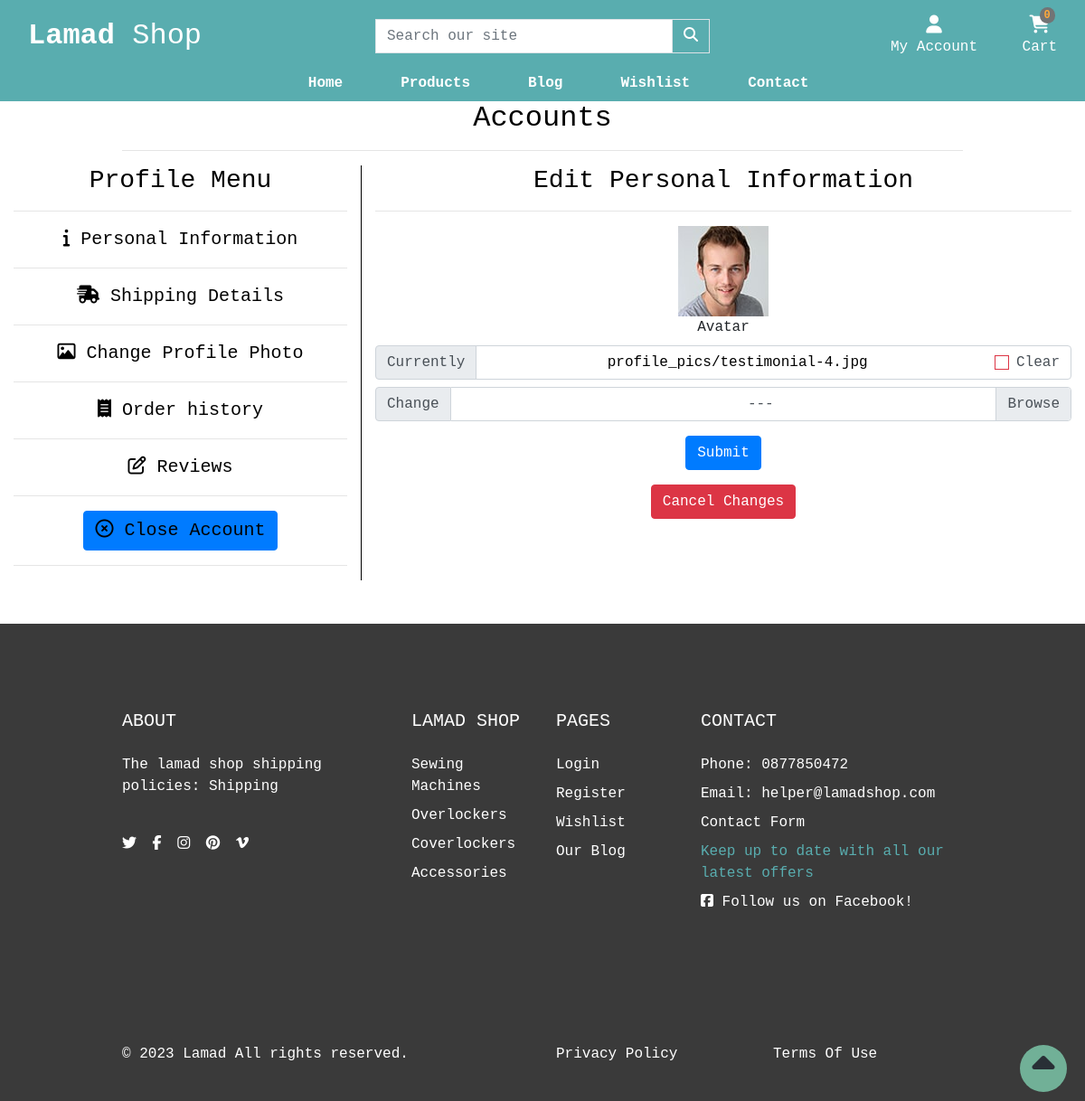
Screenshot of /account/edit_image/4/ (signed in) with the database file from the repository.
### account/models.py (models this page shows, shortened)
class Profile(models.Model):
    user = models.OneToOneField(settings.AUTH_USER_MODEL,
                                on_delete=models.CASCADE)
    street_address1 = models.CharField(blank=True, max_length=100, null=True)
    street_address2 = models.CharField(blank=True, default=00, max_length=100)
    town_or_city = models.CharField(blank=True, max_length=30)
    county = models.CharField(blank=True, default=00, max_length=30, null=True)
    postcode = models.CharField(blank=True, max_length=30)
    country = CountryField(blank=True, max_length=30)
    avatar = models.ImageField(blank=True, upload_to='profile_pics/')

### shop/models.py (models this page shows, shortened)
class Category(models.Model):
    name = models.CharField(max_length=100)
    slug = models.SlugField(max_length=100, unique=True)
    friendly_name = models.CharField(max_length=100, null=True, blank=True)
    description = models.TextField(max_length=250, blank=True)
    class Meta:
        verbose_name = 'category'
        verbose_name_plural = 'Categories'
    def get_absolute_url(self):
        return reverse('shop:products_by_category', args=[self.slug])

### account/views.py (the view, shortened to what this page needs)
# urls.py: path('edit_image/<user_id>/', edit_image, name='edit_image'),
@login_required
def edit_image(request, user_id):
    user = get_object_or_404(CustomUser, id=user_id)
    userprofile = get_object_or_404(Profile, user=user)
    user = get_object_or_404(CustomUser, id=user_id)
    form = ImageForm(instance=userprofile)
    context = {
        'form': form,
        'userprofile': userprofile
    }
    template = 'account/edit_image.html'
    return render(request, template, context)

### account/forms.py
class ImageForm(ModelForm):
    def __init__(self, *args, **kwargs):
        super().__init__(*args, **kwargs)
        self.helper = FormHelper(self)
        self.helper.add_input(Submit('submit', 'Submit'))
    class Meta:
        model = Profile
        fields = ['avatar']

### cart/contexts.py (called while the page is built, shortened)
def cart_contents(request):
    cart_items = []
    total = 0
    product_count = 0
    cart = request.session.get('cart', {})
    if total < settings.FREE_DELIVERY_THRESHOLD:
        delivery = total * Decimal(settings.STANDARD_DELIVERY_PERCENTAGE / 100)
        free_delivery_delta = settings.FREE_DELIVERY_THRESHOLD - total
    else:
        delivery = 0
        free_delivery_delta = 0
    grand_total = delivery + total
    context = {
        'cart_items': cart_items,
        'total': total,
        'product_count': product_count,
        'delivery': delivery,
        'free_delivery_delta': free_delivery_delta,
        'free_delivery_threshold': settings.FREE_DELIVERY_THRESHOLD,
        'grand_total': grand_total,
    }
    return context

### shop/contexts.py (called while the page is built)
def nav_menu(request):
    menu = Category.objects.all()
    return dict(menu=menu)

### account/templates/account/edit_image.html (shortened to what this page needs)
{% extends "base.html" %}
{% load static %}
{% load crispy_forms_tags %}
{% block extra_css %}
    <link rel="stylesheet" href="{% static 'css/profile.css' %}">
{% endblock %}
{% block page_header %}
    <div class="container header-container">
        <div class="row">
            <div class="col text-center">
                <h2 class="text-black">Accounts</h2>
                <hr>
            </div>
        </div>
    </div>
{% endblock %}
{% block content %}
    <div class="container-fluid profile-container justify-content-space-around">
        <div class="row text-center mb-5">
            <div class="col-xs-12 col-md-4 profile-menu-items">
                <h3 class="text-black">Profile Menu</h3>
                <hr>
                <ul class="profile-menu-list">
                    <li><a href="{% url 'account:profile' %}" class="menu-item active"><i class="fa-solid fa-info"></i> Personal Information</a></li><hr>
                    <li><a href="{% url 'account:shipping_details' %}" class="menu-item"><i class="fa-solid fa-truck-fast"></i> Shipping Details</a></li><hr>
                    <li><a href="{% url 'account:edit_image' user.id %}" class="menu-item"><i class="fa-regular fa-image"></i></i> Change Profile Photo</a></li><hr>
                    <li><a href="{% url 'account:order_history' %}" class="menu-item"><i class="fa-solid fa-receipt"></i> Order history</a></li><hr>
                    <li><a href="{% url 'account:reviews' %}" class="menu-item"><i class="far fa-edit"></i> Reviews</a></li><hr>
                    <li><a href="#" class="menu-item btn btn-primary" data-toggle="modal" data-target="#myCenteredModal"><i class="fa-regular fa-circle-xmark"></i> Close Account</a></li><hr>
                </ul>
            </div>
            <div class="col-xs-12 col-md-8 profile-options-items">
                <h3 class="text-black">Edit Personal Information</h3>
                <hr>
                {% if userprofile.avatar %}
                    <img src="{{ userprofile.avatar.url }}" height="100px">
                {% else %}
                    <img src="{% static 'images/userimage.png' %}" height="100px">
                {% endif %}
                <form method="POST" class="userinfo-form" id="profile_picture" value="profile_picture"  enctype="multipart/form-data">
                    {% crispy form %}
                    <a href="{% url 'account:profile' %}" class="btn btn-danger">Cancel Changes</a>
                </form>
            </div>
        </div>
    </div>
{% endblock %}

### templates/base.html (shortened to what this page needs)
{% load static %}
<!doctype html>
<html lang="en">
  <head>
    {% block corecss %}
    <link rel="stylesheet" href="https://cdn.jsdelivr.net/npm/bootstrap@4.6.2/dist/css/bootstrap.min.css">
    <link rel="stylesheet" href="https://cdn.jsdelivr.net/npm/bootstrap-icons@1.10.3/font/bootstrap-icons.css">
    <link href="{% static 'css/base.css' %}" rel="stylesheet">
    {% endblock %}
    {% block extra_css %}{% endblock %}
  </head>
  <body>
    <header class="container-fluid">
        <div id="topnav" class="row nav-bg-color pt-lg-2 d-none d-lg-flex">
            <div class="col-12 col-lg-4 my-auto py-1 py-lg-0 text-center text-lg-left">
                <a href="{% url 'home:home' %}" class="nav-link main-logo-link">
                  <h2 class="logo-font text-white my-0"><strong>Lamad</strong> Shop</h2>
                </a>
            </div>
            <div class="col-12 col-lg-4 my-auto py-1 py-lg-0">
                <form method="GET" action="{% url 'shop:products' %}">
                    <div class="input-group w-100">
                        <input class="form-control border border-black rounded-0" type="text" name="q" placeholder="Search our site">
                        <div class="input-group-append">
                            <button class="form-control btn nav-bg-color border border-black rounded-0" type="submit" aria-label="Search our products">
                                <span class="icon">
                                    <i class="fas fa-search"></i>
                                </span>
                            </button>
                        </div>
                    </div>
                </form>
            </div>
            <div class="col-12 col-lg-4 my-auto py-1 py-lg-0">
                <ul class="list-inline list-unstyled text-center text-lg-right my-0">
                    <li class="list-inline-item dropdown">
                        <a class="text-sly nav-link" href="#" id="dt-user-options" data-toggle="dropdown" aria-haspopup="true" aria-expanded="false">
                            <div class="text-center">
                                {% if request.user.is_authenticated %}
                                    <div><i class="fas fa-user fa-lg"></i></div>
                                    <p class="my-0 text-white">My Account</p>
                                {% else %}
                                    <div><i class="fas fa-user fa-lg"></i></div>
                                    <p class="my-0 text-white">Login / Sign Up</p>
                                {% endif %}
                            </div>
                        </a>
                    </li>
                    <li class="list-inline-item">
                        <a class="{% if grand_total %}text-info font-weight-bold{% else %}text-white{% endif %} nav-link" href="{% url 'cart:cart' %}">
                            <div class="text-center">
                                <div><span class="position-absolute top-0 left-100 translate-middle badge rounded-pill bg-light my-button">{{ request.session.cart.keys | length }}</span></div>
                                <div><i class="fa-solid fa-cart-shopping fa-lg"></i></div>
                                <p class="my-0 cart-amount">
                                    {% if grand_total %}
                                        ${{ grand_total|floatformat:2 }}
                                    {% else %}
                                        Cart
                                    {% endif %}
                                </p>
                            </div>
                        </a>
                    </li>
                </ul>
            </div>
        </div>
        <div class="row second-nav">
            <nav class="navbar navbar-expand-lg navbar-dark text-sly w-100">
                    {% include 'includes/mobile-top-header.html' %}
                    {% include 'includes/main-nav.html' %}
            </nav>
        </div>
    </header>
    {% block page_header %}
    {% endblock %}
    {% block content %}
    {% endblock %}
    <a href="#" id="to-top" aria-label="move to top of page">
      <span class="move_to_top">
        <i class="fas fa-caret-up"></i>
      </span>
    </a>
     <footer class="footer" style="background: #3a3a3a">
        <div class="py-5">
          <div class="container py-5">
            <div class="row gx-5 gy-4">
              <div class="col-lg-4">
                 <h5 class="text-white text-uppercase mb-4">ABOUT</h5>
                 <p class="text-white">The lamad shop shipping policies: <a href="{% url 'contact:shipping' %}" class='text-white'>Shipping</a></p>
                 <br>
                <ul class="list-inline mb-0">
                  <li class="list-inline-item me-3"><a class="reset-anchor" href="https://twitter.com" target="_blank" rel="noopener" aria-label="Visit our twitter page(opens on a new tab)"><i class="fab fa-twitter"></i></a></li>
                  <li class="list-inline-item me-3"><a class="reset-anchor" href="https://facebook.com" target="_blank" rel="noopener" aria-label="Visit our facebook page(opens on a new tab)"><i class="fab fa-facebook-f"></i></a></li>
                  <li class="list-inline-item me-3"><a class="reset-anchor" href="https://instagram.com" target="_blank" rel="noopener" aria-label="Visit our instagram page(opens on a new tab)"><i class="fab fa-instagram"></i></a></li>
                  <li class="list-inline-item me-3"><a class="reset-anchor" href="https://pinterest.com" target="_blank" rel="noopener" aria-label="Visit our pinterest page(opens on a new tab)"><i class="fab fa-pinterest"></i></a></li>
                  <li class="list-inline-item"><a class="reset-anchor" href="https://vimeo.com" target="_blank" rel="noopener" aria-label="Visit our vimeo page(opens on a new tab)"><i class="fab fa-vimeo-v"></i></a></li>
                </ul>
              </div>
              <div class="col-lg-2 col-md-6">
                <h5 class="text-white text-uppercase mb-4">Lamad Shop</h5>
                <ul class="list-unstyled text-sm fw-normal mb-0">
                  {% for category in menu %}
                  <li class="mb-1 pb-1"><a href="{{ category.get_absolute_url }}" class="reset-anchor">{{category.name}}</a></li>
                  {% endfor %}
                </ul>
              </div>
              <div class="col-lg-2 col-md-6">
                <h5 class="text-white text-uppercase mb-4">Pages</h5>
                <ul class="list-unstyled text-sm fw-normal mb-0">
                  <li class="mb-1 pb-1"> <a class="reset-anchor" href="{% url 'account:signin' %}">Login</a></li>
                  <li class="mb-1 pb-1"> <a class="reset-anchor" href="{% url 'account:register' %}">Register</a></li>
                  <li class="mb-1 pb-1"> <a class="reset-anchor" href="{% url 'wishlist:wish_list' %}">Wishlist</a></li>
                  <li class="mb-1 pb-1"> <a class="reset-anchor" href="{% url 'blog:articles' %}">Our Blog</a></li>
                </ul>
              </div>
              <div class="newsletter col-lg-4">
                <h5 class="text-white text-uppercase mb-4">Contact</h5>
                <ul class="list-unstyled text-sm fw-normal mb-0">
                  <li class="mb-1 pb-1 text-white">Phone: 0877850472</li>
                  <li class="mb-1 pb-1 text-white">Email: helper@lamadshop.com</li>
                  <li class="mb-1 pb-1"><a href="{% url 'contact:contact' %}" class="reset-anchor">Contact Form</a></li>
                  <li class="mb-1 pb-1 text-sly">Keep up to date with all our latest offers</li>
                  <li class="mb-1 pb-1 text-white"><a href="https://www.facebook.com/profile.php?id=100091956826416" target="_blank" rel="noopener" aria-label="Visit us (opens on a new tab)"><i class="fab fa-facebook-square"></i> Follow us on Facebook!</a></li>
                </ul>
              </div>
            </div>
          </div>
        </div>
        <div class="copyrights py-4" style="background: #3a3a3a">
          <div class="container py-3">
            <div class="row align-items-center gy-3">
              <div class="col-md-6">
                <p class="mb-0 text-sm fw-normal text-white">&copy; 2023 <a class="reset-anchor text-white" href="{% url 'home:home' %}">Lamad</a> All rights reserved.</p>
              </div>
              <div class="col-md-3">
                <p class="mb-0 text-sm fw-normal text-sly"><a class="reset-anchor text-white" href="{% url 'home:privacy' %}">Privacy Policy</a></p>
              </div>
              <div class="col-md-3">
                <p class="mb-0 text-sm fw-normal text-sly"><a class="reset-anchor text-white" href="{% url 'home:terms' %}">Terms Of Use</a></p>
              </div>
            </div>
          </div>
        </div>
      </footer>
  </body>
</html>

### static/css/base.css (style rules this page uses)
html { height: 100%; }
body { font-family: 'Courier New', Courier, monospace; background-color: #fff; }
.nav-bg-color { background-color: #59adaf; }
a { color: black; }
li > a { color: white; }
.rounded-pill { border-radius: 60rem!important; }
.top-0 { top: 0!important; }
.bg-light { background-color: #727475 !important; }
.my-button { color: #fda93b; }
.text-white { color: white; }
.navbar { padding: 0; }
.second-nav { padding: 0; background-color:#59adaf; min-width: 100%; }
.fas { color: #fff; }
.fa-cart-shopping { color: #fff; }
.text-sly { color: #59adaf !important; }
.main-logo-link { width: fit-content; }
.cart-amount { color: #fff; }
.text-black { color: #000; }
li { list-style-type: none; }
.custom-checkbox .custom-control-label::before { border-radius: 0; border-color: #dc3545; }
#to-top { text-decoration: none; align-items: center; position: fixed; bottom: 10px; right: 20px; z-index: 10000; }
#to-top>span { width: 52px; height: 52px; border-radius: 52px; text-decoration: none; line-height: 52px; background-color: rgba(137, 227, 191, 0.7); border: 2px solid transparent; text-align: center; }
#to-top i { color: #292F36; font-size: 250%; }
.move_to_top { position: relative; display: inline-block; vertical-align: middle; }
@media (min-width: 1200px) { .container { max-width: 80%; } }

### static/css/profile.css (style rules this page uses)
.profile-menu-items { min-height: 100%; border-right: solid black 1px; }
.profile-options-items { height: 100%; }
.profile-menu-list { margin: 0; padding: 0; }
.menu-item { color: black; font-size: 20px; }
.fa-image:before { content: "\f03e"; color: black; }

### rows the page displays
Profile: avatar (picture)
Category: name "Sewing Machines"
Category: name "Overlockers"
Category: name "Coverlockers"
Category: name "Accessories"

### other values shown
{{ request.session.cart.keys | length }} "0"
